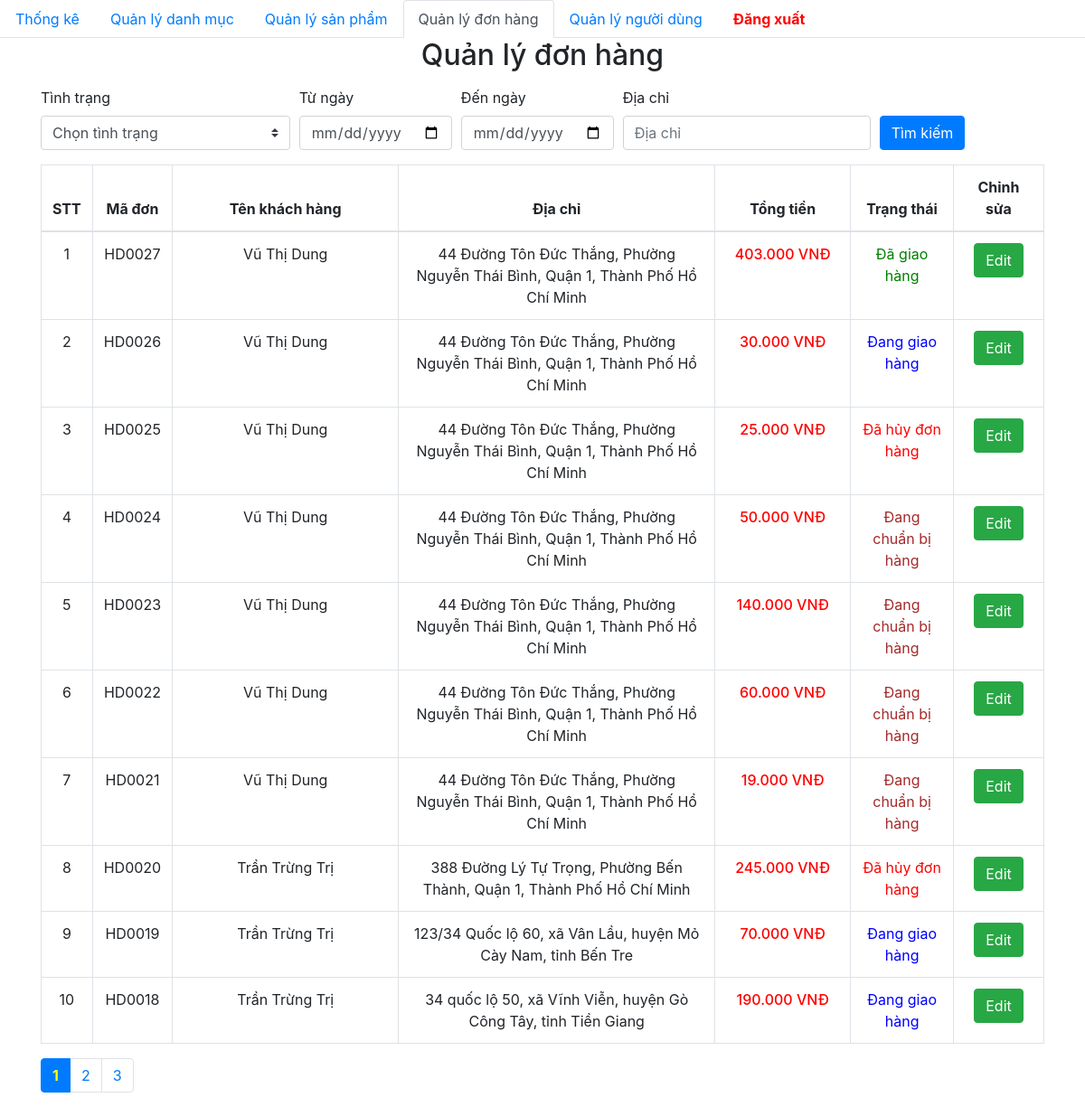
Screenshot of /admin/dashboard.php with the database file from the repository.
### tables this page shows
CREATE TABLE `orders` (
  `id` varchar(50) NOT NULL,
  `id_user` varchar(50) NOT NULL,
  `hoten` varchar(30) NOT NULL,
  `phone` varchar(12) NOT NULL,
  `address` text NOT NULL,
  `order_date` datetime NOT NULL,
  `delivery_date` datetime DEFAULT NULL,
  `payment` tinyint(1) NOT NULL,
  `status` tinyint(1) NOT NULL
);

### admin/database/dbhelper.php (called while the page is built, shortened)
<?php
function executeResult($sql)
{
	$con = mysqli_connect(HOST, USERNAME, PASSWORD, DATABASE);
	$result = mysqli_query($con, $sql);
	$data   = [];
	while ($row = mysqli_fetch_array($result, 1)) {
		$data[] = $row;
	}
	return $data;
}
function executeSingleResult($sql)
{
    $con = mysqli_connect(HOST, USERNAME, PASSWORD, DATABASE);
    $result = mysqli_query($con, $sql);
    $row = mysqli_fetch_array($result, MYSQLI_ASSOC);
    return $row;
}

### admin/dashboard.php (the view, shortened to what this page needs)
<?php
require_once('database/dbhelper.php');
$page = isset($_GET['page']) ? $_GET['page'] : 1;
$limit = 10;
$start = ($page - 1) * $limit;
$condition = '';
$sql = "SELECT orders.id AS order_id,
                order_details.id_order AS order_detail_id,
                orders.hoten, orders.address, orders.phone,
                product.price, orders.status, order_details.number,
                SUM(order_details.number * product.price) AS totalPrice
        FROM orders
        INNER JOIN order_details ON order_details.id_order = orders.id
        INNER JOIN user ON user.id_user = orders.id_user
        INNER JOIN product ON product.id = order_details.id_product
        $condition
        GROUP BY order_detail_id
        ORDER BY orders.order_date DESC";
$total_sql = "SELECT COUNT(*) as total FROM ($sql) as sub";
$total_records = executeSingleResult($total_sql)['total'];
$total_pages = ceil($total_records / $limit);
$sql .= " LIMIT $start, $limit";
$order_details_List = executeResult($sql);
function getStatus($status)
{
    switch ($status) {
        case 0:
            return 'Đang chuẩn bị hàng';
        case 1:
            return 'Đang giao hàng';
        case 2:
            return 'Đã giao hàng';
        case 3:
            return 'Đã hủy đơn hàng';
    }
}
function getStatusColorClass($status)
{
    switch ($status) {
        case 0:
            return 'brown';
        case 1:
            return 'blue';
        case 2:
            return 'green';
        case 3:
            return 'red';
    }
}
?>
<!DOCTYPE html>
<html>
<head>
    <link rel="stylesheet" href="https://maxcdn.bootstrapcdn.com/bootstrap/4.4.1/css/bootstrap.min.css">
    <link href="https://cdn.jsdelivr.net/npm/summernote@0.8.18/dist/summernote.min.css" rel="stylesheet">
</head>
<body>
    <ul class="nav nav-tabs">
        <li class="nav-item">
            <a class="nav-link" href="index.php">Thống kê</a>
        </li>
        <li class="nav-item">
            <a class="nav-link" href="category/index.php">Quản lý danh mục</a>
        </li>
        <li class="nav-item">
            <a class="nav-link" href="product/">Quản lý sản phẩm</a>
        </li>
        <li class="nav-item ">
            <a class="nav-link active" href="dashboard.php">Quản lý đơn hàng</a>
        </li>
        <li class="nav-item">
            <a class="nav-link" href="user/">Quản lý người dùng</a>
        </li>
        <li class="nav-item">
            <a class="nav-link" href="../index.php" style="font-weight: bold; color: red">Đăng xuất</a>
        </li>
    </ul>
    <div class="container">
        <div class="panel panel-primary">
            <div class="panel-heading">
                <h2 class="text-center">Quản lý đơn hàng</h2>
            </div>
            <div class="panel-body">
                <form action="" method="GET" class="mt-3 mb-3">
                    <div class="form-row align-items-end">
                        <div class="col-auto">
                            <label for="status">Tình trạng</label>
                            <select class="custom-select" id="status" name="status">
                                <option value="">Chọn tình trạng</option>
                            </select>
                        </div>
                        <div class="col-auto">
                            <label for="start_date">Từ ngày</label>
                            <input type="date" class="form-control" id="start_date" name="start_date" value="<?= $_GET['start_date'] ?? '' ?>">
                        </div>
                        <div class="col-auto">
                            <label for="end_date">Đến ngày</label>
                            <input type="date" class="form-control" id="end_date" name="end_date" value="<?= $_GET['end_date'] ?? '' ?>">
                        </div>
                        <div class="col-auto">
                            <label for="address">Địa chỉ</label>
                            <input type="text" class="form-control" id="address" name="address" placeholder="Địa chỉ" value="<?= $_GET['address'] ?? '' ?>">
                        </div>
                        <div class="col-auto">
                            <button type="submit" class="btn btn-primary">Tìm kiếm</button>
                        </div>
                    </div>
                </form>
                <table class="table table-bordered table-hover">
                    <thead>
                        <tr style="font-weight: 500;text-align: center;">
                            <th width="50px">STT</th>
                            <th width="50px">Mã đơn</th>
                            <th width="250px">Tên khách hàng</th>
                            <th width="350px">Địa chỉ</th>
                            <th width="150px">Tổng tiền</th>
                            <th>Trạng thái</th>
                            <th width="100px">Chỉnh sửa</th>
                        </tr>
                    </thead>
                    <tbody>
                        <?php
                        $count = 0;
                        foreach ($order_details_List as $item) {
                            $count++;
                        ?>
                            <tr style="text-align: center;">
                                <td><?= $count ?></td>
                                <td><?= $item['order_id'] ?></td>
                                <td><?= $item['hoten'] ?></td>
                                <td><?= $item['address'] ?></td>
                                <td class="b-500 red"><?= number_format($item['totalPrice'], 0, ',', '.') ?><span> VNĐ</span></td>
                                <td style="color: <?= getStatusColorClass($item['status']) ?>"><?= getStatus($item['status']) ?></td>
                                <td>
                                    <a href="edit.php?order_id=<?= $item['order_id'] ?>" class="btn btn-success">Edit</a>
                                </td>
                            </tr>
                        <?php
                        }
                        ?>
                    </tbody>
                </table>
                <ul class="pagination">
                    <?php
                    for ($i = 1; $i <= $total_pages; $i++) {
                        $params = $_GET;
                        $params['page'] = $i;
                        $query_string = http_build_query($params);
                        if ($i == $page) {
                            echo '<li class="page-item active"><a class="page-link" style="color: yellow; font-weight: bold;" href="?' . $query_string . '">' . $i . '</a></li>';
                        } else {
                            echo '<li class="page-item"><a class="page-link" href="?' . $query_string . '">' . $i . '</a></li>';
                        }
                    }
                    ?>
                </ul>
            </div>
        </div>
    </div>
</body>
</html>

### admin/dashboard.php (style rules this page uses)
.b-500 { font-weight: 500; }
.red { color: red; }

### rows the page displays
orders: id "HD0027", hoten "Vũ Thị Dung", address "44 Đường Tôn Đức Thắng, Phường Nguyễn Thái Bình, Quận 1, Thành Phố Hồ Chí Minh", totalPrice "403.000", status "Đã giao hàng"
orders: id "HD0026", hoten "Vũ Thị Dung", address "44 Đường Tôn Đức Thắng, Phường Nguyễn Thái Bình, Quận 1, Thành Phố Hồ Chí Minh", totalPrice "30.000", status "Đang giao hàng"
orders: id "HD0025", hoten "Vũ Thị Dung", address "44 Đường Tôn Đức Thắng, Phường Nguyễn Thái Bình, Quận 1, Thành Phố Hồ Chí Minh", totalPrice "25.000", status "Đã hủy đơn hàng"
orders: id "HD0024", hoten "Vũ Thị Dung", address "44 Đường Tôn Đức Thắng, Phường Nguyễn Thái Bình, Quận 1, Thành Phố Hồ Chí Minh", totalPrice "50.000", status "Đang chuẩn bị hàng"
orders: id "HD0023", hoten "Vũ Thị Dung", address "44 Đường Tôn Đức Thắng, Phường Nguyễn Thái Bình, Quận 1, Thành Phố Hồ Chí Minh", totalPrice "140.000", status "Đang chuẩn bị hàng"
orders: id "HD0022", hoten "Vũ Thị Dung", address "44 Đường Tôn Đức Thắng, Phường Nguyễn Thái Bình, Quận 1, Thành Phố Hồ Chí Minh", totalPrice "60.000", status "Đang chuẩn bị hàng"
orders: id "HD0021", hoten "Vũ Thị Dung", address "44 Đường Tôn Đức Thắng, Phường Nguyễn Thái Bình, Quận 1, Thành Phố Hồ Chí Minh", totalPrice "19.000", status "Đang chuẩn bị hàng"
orders: id "HD0020", hoten "Trần Trừng Trị", address "388 Đường Lý Tự Trọng, Phường Bến Thành, Quận 1, Thành Phố Hồ Chí Minh", totalPrice "245.000", status "Đã hủy đơn hàng"
orders: id "HD0019", hoten "Trần Trừng Trị", address "123/34 Quốc lộ 60, xã Vân Lầu, huyện Mỏ Cày Nam, tỉnh Bến Tre", totalPrice "70.000", status "Đang giao hàng"
orders: id "HD0018", hoten "Trần Trừng Trị", address "34 quốc lộ 50, xã Vĩnh Viễn, huyện Gò Công Tây, tỉnh Tiền Giang", totalPrice "190.000", status "Đang giao hàng"
